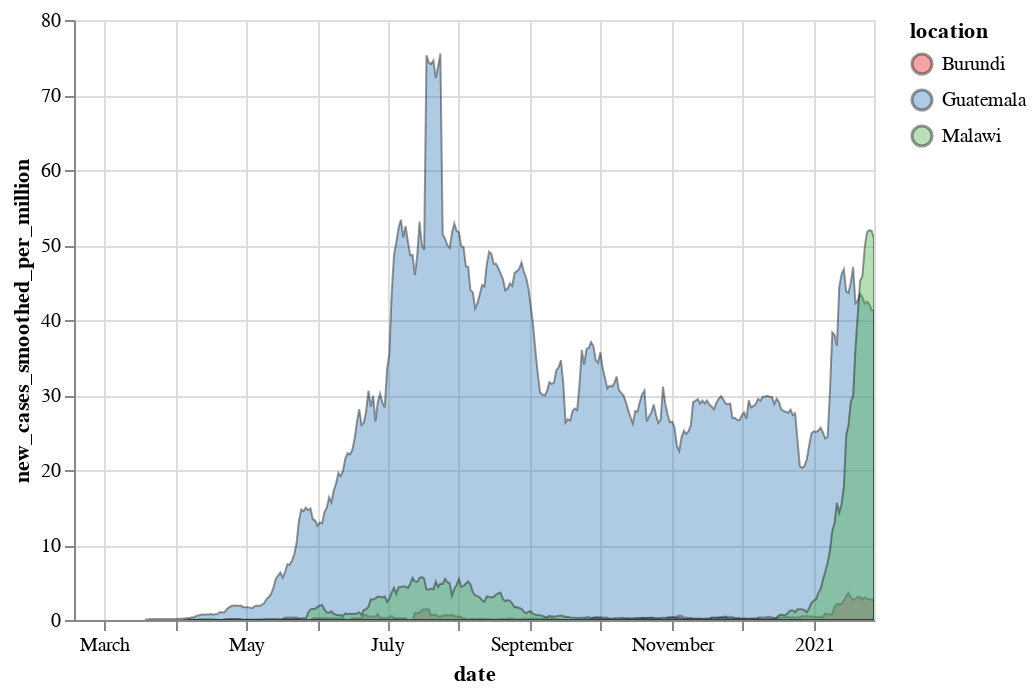

Describe this chart as a Vega-Lite specification.
### Vega-Lite specification from a JSON file in a GitHub repository (floating-point values rounded to 4 significant figures; data arrays with more than 128 entries replaced by an {"elided": "..."} marker saying what was removed)
{"config": {"view": {"continuousWidth": 400, "continuousHeight": 300}}, "data": {"name": "data-877f3b581b71ac171bf2b96afe1b2a0a"}, "mark": {"type": "area", "opacity": 0.4, "stroke": "black"}, "encoding": {"color": {"type": "nominal", "field": "location", "scale": {"scheme": "set1"}}, "tooltip": {"type": "nominal", "field": "location"}, "x": {"type": "temporal", "field": "date"}, "y": {"type": "quantitative", "field": "new_cases_smoothed_per_million", "stack": null}}, "selection": {"selector002": {"type": "interval", "bind": "scales", "encodings": ["x", "y"]}}, "width": "container", "$schema": "https://vega.github.io/schema/vega-lite/v4.8.1.json", "datasets": {"data-877f3b581b71ac171bf2b96afe1b2a0a": {"elided": "954 records"}}}
